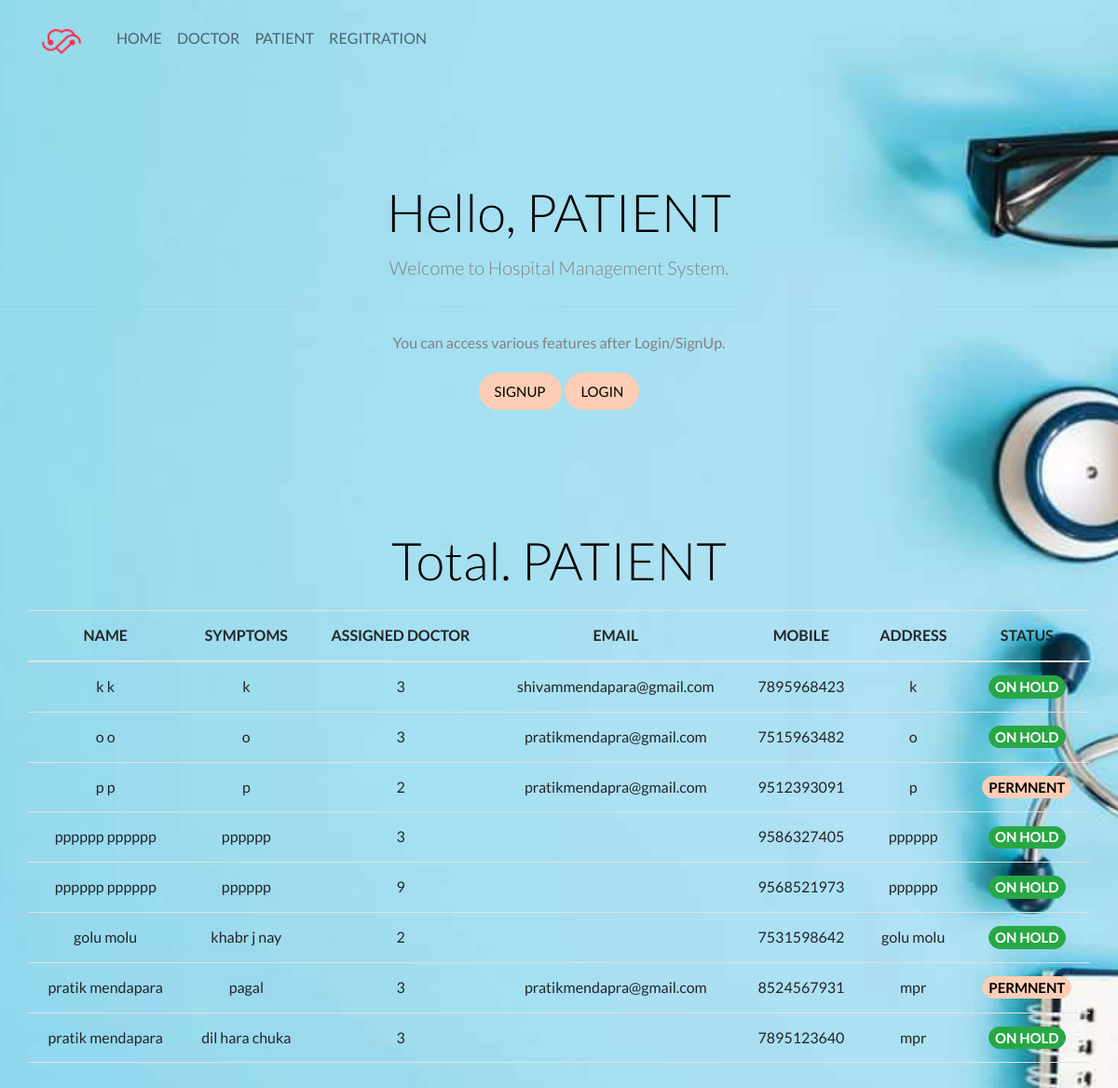
The page /patientclick on the database as committed earlier.
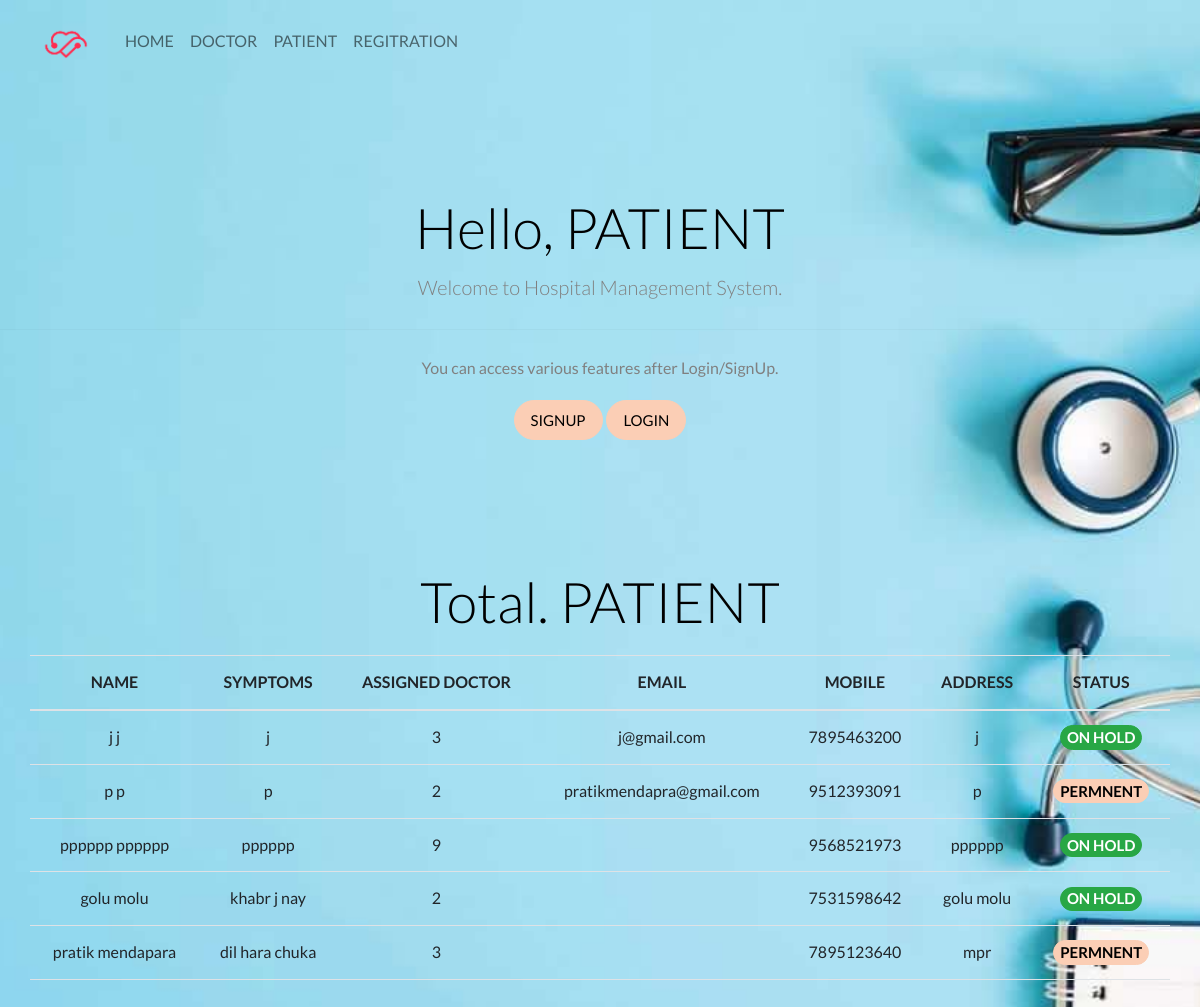
The same page on the database as committed later.
### home/models.py (models this page shows, shortened)
class Patient(models.Model):
    user = models.OneToOneField(User, on_delete=models.CASCADE)
    profile_pic = models.ImageField(
        upload_to='profile_pic/PatientProfilePic/', null=True, blank=True)
    address = models.CharField(max_length=40)
    mobile = models.CharField(max_length=20, null=False)
    symptoms = models.CharField(max_length=100, null=False)
    assignedDoctorId = models.PositiveIntegerField(null=True)
    admitDate = models.DateField(auto_now=True)
    status = models.BooleanField(default=False)
    @property
    def get_name(self):
        return self.user.first_name+" "+self.user.last_name
    @property
    def email(self):
        return self.user.email

### home/views.py (the view)
# urls.py: path('patientclick', views.patientclick, name='patientclick'),
def patientclick(request):
    patients = models.Patient.objects.all().order_by('-id')
    p_context = {
        'patients': patients,
    }
    return render(request, "patientclick.html", context=p_context)

### templates/patientclick.html (shortened to what this page needs)
{%extends 'base.html' %}
{% load static %}
{% block content %}
<head>
</head>
<body class="img" style="background-image: url(static/bg5.jpg);">
  <section class="ftco-section"style="margin-bottom:0px; text-align:center;">
    <div >
      <h1 class="display-4">Hello, PATIENT</h1>
      <p class="lead">Welcome to Hospital Management System.</p>
      <hr class="my-4">
      <p>You can access various features after Login/SignUp.</p>
      <p class="lead">
        <a class="btn btn-primary btn-lg" href="{% url 'patientsignup' %}" role="button">SignUp</a>
        <a class="btn btn-primary btn-lg" href="{% url 'patientlogin' %}" role="button">Login</a>
      </p>
    </div>
    <div class="container ftco-section">
      <h1 class="display-4">Total. PATIENT</h1>
      <div class="row">
        <div class="col-md" style="margin-top:1%;">
            <table class="table table-hover" id="dev_table">
              <thead>
                <tr>
                  <th>NAME</th>
                  <th>SYMPTOMS</th>
                  <th>ASSIGNED DOCTOR</th>
                  <th>EMAIL</th>
                  <th>MOBILE</th>
                  <th>ADDRESS</th>
                  <th>STATUS</th>
                </tr>
              </thead>
              {% for P in patients %}
              <tr>
                <td>{{P.get_name}}</td>
                <td>{{P.symptoms}}</td>
                <td>{{P.assignedDoctorId}}</td>
                <td>{{P.email}}</td>
                <td>{{P.mobile}}</td>
                <td>{{P.address}}</td>
                  {% if P.status %}
                  <td><span class="btn btn-primary badge">PERMNENT</span></td>
                  {% else %}
                  <td><span class="btn btn-success badge">ON HOLD</span></td>
                  {% endif %}
              </tr>
              {% endfor %}
            </table>
          </div>
        </div>
      </div>
</body>
{% endblock content %}

### templates/base.html (shortened to what this page needs)
<!DOCTYPE html>
{% load static %}
<html lang="eng">
<head>
    <link rel="stylesheet" href="https://stackpath.bootstrapcdn.com/font-awesome/4.7.0/css/font-awesome.min.css">
    <link href="https://cdn.jsdelivr.net/npm/bootstrap@5.2.0-beta1/dist/css/bootstrap.min.css" rel="stylesheet"
>
    <link rel="stylesheet" href="https://maxcdn.bootstrapcdn.com/font-awesome/4.7.0/css/font-awesome.min.css">
    <link rel="stylesheet" href="{% static '/css/style.css' %}">
</head>
<body>
    {% include "navbar.html" %}
    {% block content %}
    {% endblock content %}
</body>
</html>

### templates/navbar.html (shortened to what this page needs)
{% load static %}
<!doctype html>
<html lang="en">
  <head>
    <title>welcome to HOSPITAL</title>  </head>
  <body>
    <nav class="navbar navbar-expand-lg bg-transparent" >
      <div class="container-fluid">
        <a class="navbar-brand" href="/">
            <img src="{% static 'logo.png' %}" alt="logo" width="70" height="50" class="d-inline-block align-text-top">
          </a>
        <div class="collapse navbar-collapse align" id="navbarNav">
          <ul class="navbar-nav justify-content-center" >
            <li class="nav-item">
              <a class="nav-link" aria-current="page" href="/">HOME</a>
            </li>
            <li class="nav-item ">
                <a class="nav-link" href="{% url 'doctorclick' %}">DOCTOR</a>
            </li>
            <li class="nav-item">
              <a class="nav-link" href="{% url 'patientclick' %}">PATIENT</a>
            </li>
            <li class="nav-item">
                <a class="nav-link" href="{% url 'registration' %}">REGITRATION</a>
              </li>
            <li class="nav-item">
              <a class="nav-link disabled"></a>
            </li>
          </ul>
        </div>
      </div>
    </nav>
  </body>
</html>

Rows that differ between the two databases and show on the page:
removed Patient: get_name "k k", symptoms "k", assignedDoctorId "3", email "shivammendapara@gmail.com", mobile "7895968423", address "k", status "ON HOLD"
removed Patient: get_name "o o", symptoms "o", assignedDoctorId "3", email "pratikmendapra@gmail.com", mobile "7515963482", address "o", status "ON HOLD"
removed Patient: get_name "pppppp pppppp", symptoms "pppppp", assignedDoctorId "3", mobile "9586327405", address "pppppp", status "ON HOLD"
removed Patient: get_name "pratik mendapara", symptoms "pagal", assignedDoctorId "3", email "pratikmendapra@gmail.com", mobile "8524567931", address "mpr", status "PERMNENT"
added Patient: get_name "j j", symptoms "j", assignedDoctorId "3", email "j@gmail.com", mobile "7895463200", address "j", status "ON HOLD"
changed Patient "dil hara chuka": status "ON HOLD" → "PERMNENT"
